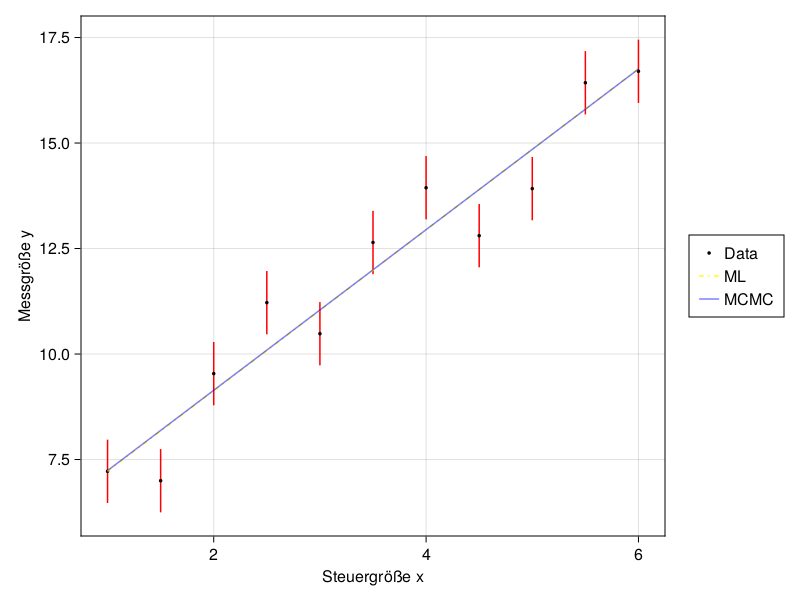

Write the Julia code that produced this figure.
using CSV, StatsBase, Distributions, CairoMakie, Statistics, DelimitedFiles, Optim, LinearAlgebra
df = readdlm("mcmc.dat");
x = df[1, :];
y = df[2, :];

#Plot
f = Figure()
ax = Axis(f[1, 1]; xlabel=("Steuergröße x"), ylabel=("Messgröße y"))
#Plotten der Daten
errorbars!(ax, x, y, 0.75, color=:red)
scatter!(ax, x, y, markersize=5, color=:black, label="Data")
#Define function phi, minimizing phi
phi(var) = (mean(y .^ 2) + var[1] .^ 2 + var[2] .^ 2 * mean(x .^ 2) - 2var[1] * mean(y) - 2var[2] * mean(x .* y) + 2var[1] * var[2] * mean(x));
minimizingVars = Optim.minimizer(optimize(phi, [0.0, 0.0]));
#Plot linfit
lines!(ax, x, minimizingVars[1] .+ minimizingVars[2] * x, color= :yellow, linestyle=:dashdot, label="ML");

#Markov Chain
a = [0.0, 0.0]';            #... Startwerte
da = 0.34;           #... maximale Schrittweite
N_mess = 10000;          #... Messungen
N_skip = 20;            #... ausgelassene Werte zwischen den Messungen
N_loop = N_mess * N_skip; #... Schritte insgesamt

N = length(x);
alpha = N / (2 * 0.75^2);

phi_0 = phi(a);
ico_acc = 0;
list = zeros(N_mess, 2); 
list_corr = zeros(N_loop, 2); #... korrelierte Messdaten

for i in 1:N_loop
    a_t = a .+ (rand(1, 2) .- 0.5) .* da
    phi_t = phi(a_t)

    if log.(rand(1))[1] < alpha .* (phi_0 - phi_t)
        global ico_acc = ico_acc + 1
        global a = a_t
        global phi_0 = phi_t
    end
    list_corr[i, :] = a
    list[Int16(ceil(i / N_skip)), :] = a
end


avg_a = mean(list[Int16(ceil(0.1 * N_mess)):20:end, :], dims=1);
C = cov(list[Int16(ceil(0.1 * N_mess)):20:end, :]);
std = sqrt.(diag(C));

lines!(ax, x, avg_a[1] .+ avg_a[2] * x, color= (:blue, 0.5), label = "MCMC");
leg = Legend(f[1,2],ax)
f
